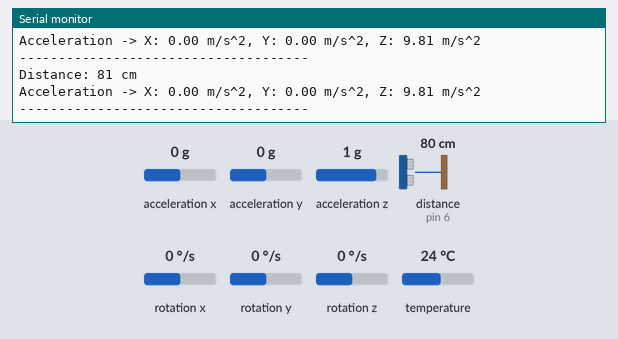
Simulated run of this sketch. Board: Arduino Uno, built with avr-gcc and run on an emulated ATmega328P. Parts: the last lines printed to the serial monitor. The inputs (shaded band) are chosen by the test bench; at power-on: acceleration x 0 g, distance to the obstacle (sensor on pin 6) 80 cm, acceleration y 0 g, acceleration z 1 g, rotation x 0 °/s, rotation y 0 °/s, rotation z 0 °/s, temperature 24 °C. The echo pulse lasts 58.3 µs per cm.

Above: at 1.3 s.
1.4 s: acceleration x set to -1.4 g
At 2.1 s:
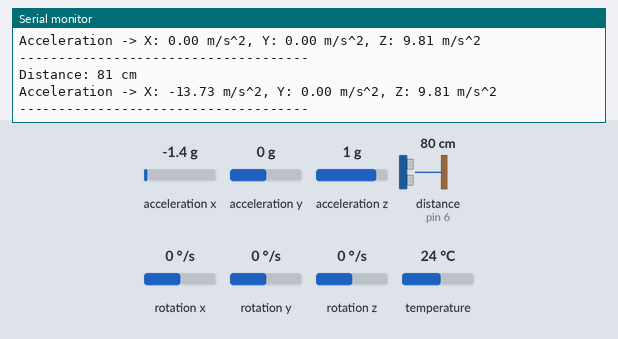
2.9 s: distance to the obstacle (sensor on pin 6) set to 2 cm
At 3.48 s:
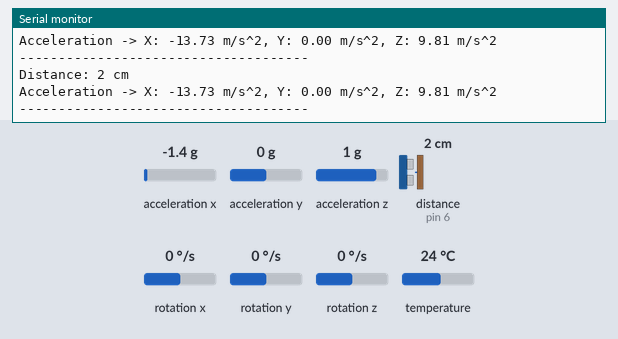
4.4 s: acceleration y set to -1.4 g
At 5.0 s:
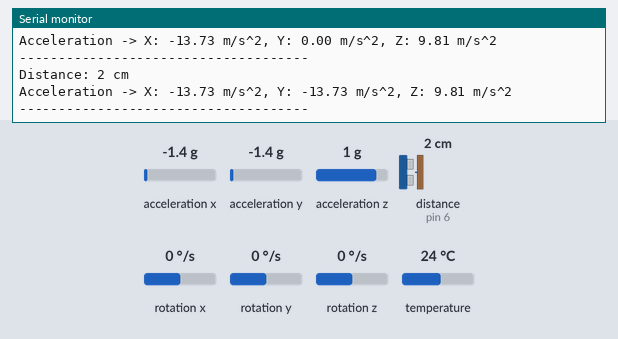
5.9 s: acceleration z set to -1.4 g
At 6.52 s:
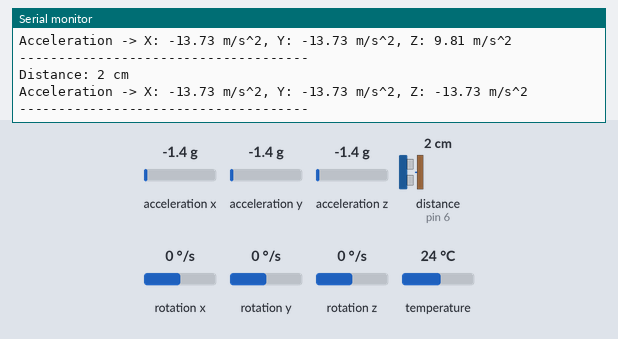
7.4 s: distance to the obstacle (sensor on pin 6) set to 4 cm
At 8.04 s:
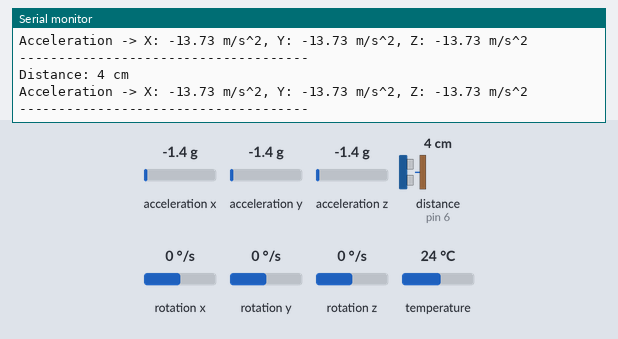
Timing chart, 0 to 9.9 s (numbered marks = the images above; inputs shaded):
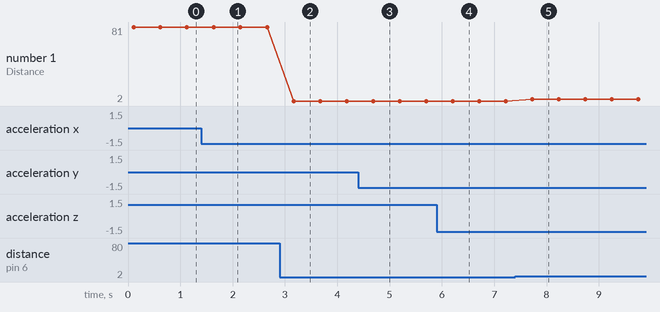

The sketch:

IMU_UltraSonic.ino
```cpp
#include <Wire.h>
#include <Adafruit_MPU6050.h>
#include <Adafruit_Sensor.h>
#include <NewPing.h>

#define TRIGGER_PIN 7          // Ultrasonic sensor trigger pin
#define ECHO_PIN 6             // Ultrasonic sensor echo pin
#define MAX_DISTANCE 400       // Maximum distance to measure (in cm)

Adafruit_MPU6050 mpu;
NewPing sonar(TRIGGER_PIN, ECHO_PIN, MAX_DISTANCE);

void setup() {
  Serial.begin(115200);
  while (!Serial)
    delay(10); // Wait for Serial monitor to open

  // Initialize MPU-6050
  if (!mpu.begin()) {
    Serial.println("Failed to find MPU6050 chip!");
    while (1) {
      delay(10);
    }
  }
  Serial.println("MPU6050 Found!");

  mpu.setAccelerometerRange(MPU6050_RANGE_2_G);
  mpu.setGyroRange(MPU6050_RANGE_250_DEG);
  mpu.setFilterBandwidth(MPU6050_BAND_5_HZ);

  delay(100); // Stabilize sensor
}

void loop() {
  // Read distance from ultrasonic sensor
  unsigned int distance = sonar.ping_cm();
  if (distance == 0) {
    Serial.println("No object detected within range.");
  } else {
    Serial.print("Distance: ");
    Serial.print(distance);
    Serial.println(" cm");
  }

  // Read acceleration data from MPU-6050
  sensors_event_t a, g, temp;
  mpu.getEvent(&a, &g, &temp);

  Serial.print("Acceleration -> X: ");
  Serial.print(a.acceleration.x);
  Serial.print(" m/s^2, Y: ");
  Serial.print(a.acceleration.y);
  Serial.print(" m/s^2, Z: ");
  Serial.print(a.acceleration.z);
  Serial.println(" m/s^2");

  Serial.println("-------------------------------------");
  delay(500); // Delay between readings
}
```

Measured:
- after the input at 1.4 s, the serial monitor: prints a new line after 0.24 s (image 1)
- after the input at 2.9 s, the serial monitor: prints a new line after 0.27 s (image 2)
- after the input at 4.4 s, the serial monitor: prints a new line after 0.29 s (image 3)
- after the input at 5.9 s, the serial monitor: prints a new line after 0.31 s (image 4)
- after the input at 7.4 s, the serial monitor: prints a new line after 0.33 s (image 5)
- plotted number 1: 2 → 4 after the input at 7.4 s
